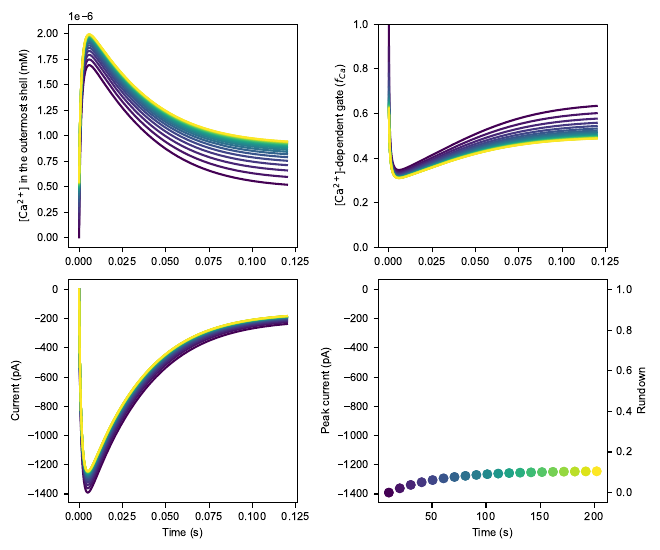

Generate this figure with Python:
import matplotlib
import matplotlib.pyplot as plt
import myokit
import copy
import numpy as np
from matplotlib import cm

# import project files
from helpers import multi_compartment_model
import parameters

# Set font
matplotlib.rc('font', family='arial', size = 8)

# Constants
R = parameters.R_default # cm
dR = parameters.dR # cm
N_div = int((R-parameters.Rh)/dR) #70
t0 = parameters.t0_default # milli seconds
thold = parameters.thold_default # milli seconds
n_sweep, mult = parameters.cal_n_sweep(thold) 

# array for store
log_b = [f'calcium_dynamics.B{i}' for i in range(N_div)]

model = myokit.load_model('resources/zeng-ical-template.mmt')
model.get('calcium_dynamics.R').set_rhs(R)

m = multi_compartment_model(model, N_div, [0 for _ in range(N_div)])

# define B initial
m1 = copy.deepcopy(m)
m1.get('calcium_dynamics.buffering').set_rhs(0)
m1.get('calcium_dynamics.current').set_rhs(0)

# strip ion-channel model
m1.get('L_type_Ca_current.d').demote
m1.get('L_type_Ca_current.d').set_rhs(0)
m1.get('L_type_Ca_current.f').demote
m1.get('L_type_Ca_current.f').set_rhs(1)

for i in range(N_div):
    m1.get(f'calcium_dynamics.Ca{i}').demote
    m1.get(f'calcium_dynamics.Ca{i}').set_rhs(0)
    m1.get(f'calcium_dynamics.CaB{i}').demote
    m1.get(f'calcium_dynamics.CaB{i}').set_rhs(0)

for i in range(N_div):
    m1.get(f'calcium_dynamics.B{i}').set_state_value(0)

s = myokit.Simulation(m1)
s.set_tolerance(abs_tol=parameters.tol_abs, rel_tol=parameters.tol_rel)

d = s.run(t0 + 1, log = log_b, log_times = np.array([t0]))

for b in log_b:
    m.get(b).set_state_value(d[b][0])

# ion-channel model ss
d_inf = m.get('L_type_Ca_current.d_infinity').pyfunc()(-90)
m.get('L_type_Ca_current.d').set_state_value(d_inf)
f_inf = m.get('L_type_Ca_current.f_infinity').pyfunc()(-90)
m.get('L_type_Ca_current.f').set_state_value(f_inf)
volt = m.get('membrane.V')
volt.set_binding(None)

sim = myokit.Simulation(m)
sim.set_tolerance(abs_tol=parameters.tol_abs, rel_tol=parameters.tol_rel)

# can set initial state here

colors = [cm.viridis(x) for x in np.linspace(0, 1, n_sweep)]

fig = plt.figure(figsize=(6.6, 5.5))
run = fig.add_subplot(224)
ical = fig.add_subplot(223)
cal = fig.add_subplot(221)
fca = fig.add_subplot(222)

ax = run.twinx()


times = np.arange(0, 120, 0.1)
t_plot = times/1000

for i in range(n_sweep):

    sim.set_constant('membrane.V', -90)
    sim.run(thold, log = [])
    sim.set_constant('membrane.V', -0.001) 
    time = sim.time()
    d = sim.run(120, log = ['L_type_Ca_current.i_CaL', 'calcium_dynamics.Ca0', 'L_type_Ca_current.f_Ca'], \
        log_times=np.arange(time, time+ 120, 0.1))

    fca.plot(t_plot, d['L_type_Ca_current.f_Ca'], color = colors[i])
    ical.plot(t_plot, d['L_type_Ca_current.i_CaL'], color = colors[i])
    cal.plot(t_plot, d['calcium_dynamics.Ca0'], color = colors[i])
    imin = min(d['L_type_Ca_current.i_CaL'])
    if i == 0:
        i_sweep0 = imin 
    run.scatter((i+1)*mult, imin, color = colors[i])
    ax.scatter((i+1)*mult, 1 - imin/i_sweep0, color = colors[i])

ax1_ylow, ax1_yhigh = ical.get_ylim()

    
ical.set_xlabel('Time (s)')
run.set_xlabel('Time (s)')
ical.set_ylabel('Current (pA)')
run.set_ylabel('Peak current (pA)')
fca.set_ylabel('[$\mathrm{Ca}^{2+}$]-dependent gate ($f_{Ca}$)')
cal.set_ylabel('[$\mathrm{Ca}^{2+}$] in the outermost shell (mM)')
fca.set_ylim(0,1)
run.set_ylim(ax1_ylow, ax1_yhigh)
ax.set_ylim(1 - ax1_ylow/i_sweep0, 1 - ax1_yhigh/i_sweep0)
ax.set_ylabel('Rundown')

plt.tight_layout()
plt.savefig('figures/figure6.pdf')
plt.close()














